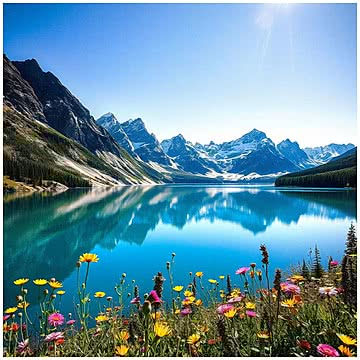
#> input picture color_recognition.py/image_test.jpg, 360 x 360 px
$ python main.py
#> lines starting #> are read from the running program, lines starting #| are printed output that depends on the picture
import cv2
import pandas as pd

csv_path = 'colors.csv'
index = ["color", "color_name", "hex", "R", "G", "B"]
df = pd.read_csv(csv_path, names=index, header=None)
#> (reads color_recognition.py/colors.csv from the repository)

img_path = 'image_test.jpg'
img = cv2.imread(img_path)
#> img is the input picture: shape (360, 360, 3); mean B, G, R 162.6, 143.8, 100.9
img = cv2.resize(img, (800, 600))
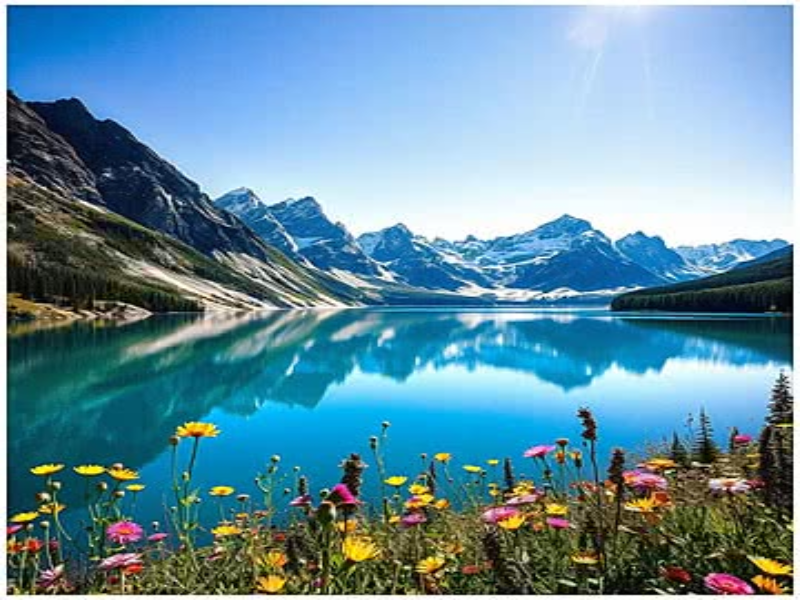
#> img: shape (600, 800, 3); mean B, G, R 162.6, 143.8, 100.8

clicked = False
r = g = b = xpos = ypos = 0

def get_color_name(R, G, B):
    minimum = float('inf')
    cname = ""
    for i in range(len(df)):
        d = abs(R - int(df.loc[i, "R"])) + abs(G - int(df.loc[i, "G"])) + abs(B - int(df.loc[i, "B"]))
        if d <= minimum:
            minimum = d
            cname = df.loc[i, "color_name"]
    return cname

def draw_function(event, x, y, flags, param):
    global b, g, r, xpos, ypos, clicked
    if event == cv2.EVENT_LBUTTONDOWN:
        clicked = True
        xpos = x
        ypos = y
        b, g, r = img[y, x]
        b = int(b)
        g = int(g)
        r = int(r)

cv2.namedWindow('Image')
cv2.setMouseCallback('Image', draw_function)

while True:
    cv2.imshow("Image", img)
    if clicked:
        cv2.rectangle(img, (20, 20), (750, 60), (b, g, r), -1)
        text = get_color_name(r, g, b) + f' R={r} G={g} B={b}'
        cv2.putText(img, text, (50, 50), 2, 0.8, (255, 255, 255), 2)
        clicked = False

    if cv2.waitKey(20) & 0xFF == 27:
#> (key Esc is pressed here)
        break

cv2.destroyAllWindows()
